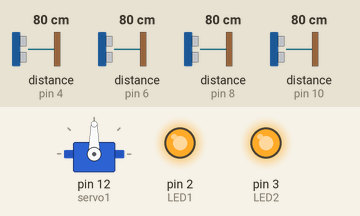
Simulated run of this sketch. Board: Arduino Uno, built with avr-gcc and run on an emulated ATmega328P. On the bench: servo, output pins drawn as LEDs (lit = HIGH). Wiring (inferred from the names in the program): 4 × ultrasonic range finder: trigger pin 5, echo pin 4 / trigger pin 7, echo pin 6 / trigger pin 9, echo pin 8 / trigger pin 11, echo pin 10. The inputs (shaded band) are chosen by the test bench; at power-on: distance to the obstacle (sensors on pin 4, pin 8, pin 10, pin 6) 80 cm. The echo pulse lasts 58.3 µs per cm; pins used as bus, display or sensor lines are not drawn.

Above: at 1.2 s.
1.3 s: distance to the obstacle (sensor on pin 4) set to 13 cm
3.0 s: distance to the obstacle (sensor on pin 4) set to 10 cm
At 3.9 s:
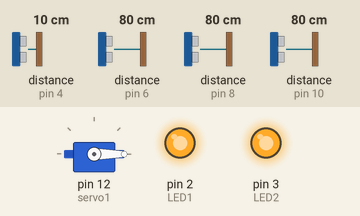
6.0 s: distance to the obstacle (sensor on pin 8) set to 13 cm
9.0 s: distance to the obstacle (sensor on pin 8) set to 10 cm
At 10.1 s:
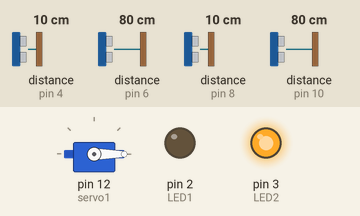
12.0 s: distance to the obstacle (sensor on pin 10) set to 13 cm
15.0 s: distance to the obstacle (sensor on pin 10) set to 10 cm
At 16.2 s:
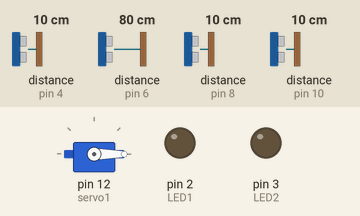
Timing chart, 0 to 19.0 s (numbered marks = the images above; inputs shaded):
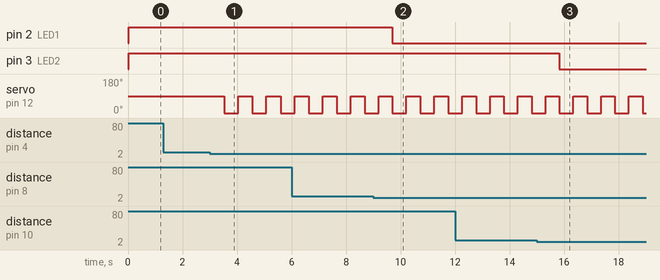

Measured:
- the behaviour switches between 12 and 11 cm on distance to the obstacle (sensor on pin 4) (found by bisection; images 0 and 1)
- the behaviour switches between 12 and 11 cm on distance to the obstacle (sensor on pin 8) (found by bisection; images 1 and 2)
- the behaviour switches between 12 and 11 cm on distance to the obstacle (sensor on pin 10) (found by bisection; images 2 and 3)
- after the input at 1.3 s, every drawn part: stays the same
- after the input at 3.0 s, servo on pin 12 (servo1): alternates 90° for 0.52 s and 0° for 0.52 s, starting after 0.53 s
- after the input at 9.0 s, pin 2 (LED1): HIGH → LOW after 0.70 s
- after the input at 15.0 s, pin 3 (LED2): HIGH → LOW after 0.83 s

The sketch:

gateCode.ino
```cpp
#include <Servo.h>
#define LED1 2
#define LED2 3
Servo servo1;

int gate=90,p1=0,p2=0;

//gate
int trigPin1 = 5;
int echoPin1 = 4;

int trigPin2 = 7;
int echoPin2 = 6;

//park 1
int trigPinP1 = 9;
int echoPinP1 = 8;

//park 2
int trigPinP2 = 11;
int echoPinP2 = 10;

long distance1;
long duration1;

long distance2;
long duration2;

long distanceP1;
long durationP1;

long distanceP2;
long durationP2;

void setup()
{
 servo1.attach(12);
 pinMode(LED1, OUTPUT);
 pinMode(LED2, OUTPUT);
 pinMode(trigPin1, OUTPUT);
 pinMode(echoPin1, INPUT);
 pinMode(trigPin2, OUTPUT);
 pinMode(echoPin2, INPUT);
 pinMode(trigPinP1, OUTPUT);
 pinMode(echoPinP1, INPUT);
 pinMode(trigPinP2, OUTPUT);
 pinMode(echoPinP2, INPUT);
}

void loop() {
  servo1.write(gate);
  OUT1();
  OUT2();
  Park1();
  Park2();

  if(distance1 <= 10){
    if(gate==0){
       gate=90;
    }
    else{
       gate=0;
    }
    delay(500);
  }

  if(distance2 <= 10){
    if(gate==0){
       gate=90;
    }
    else{
       gate=0;
    }
    delay(500);
  }

  if(distanceP1 <= 10){
    p1=1;
    digitalWrite(LED1, LOW);

  }
  else{
    p1=0;
    digitalWrite(LED1, HIGH);

  }

  if(distanceP2 <= 10){
    p2=1;
    digitalWrite(LED2, LOW);
  }
  else{
    p2=0;
    digitalWrite(LED2, HIGH);
  }

}

void OUT1(){
  digitalWrite(trigPin1, LOW);
  delayMicroseconds(2);
  digitalWrite(trigPin1, HIGH);
  delayMicroseconds(10);
  digitalWrite(trigPin1, LOW);
  duration1 = pulseIn(echoPin1, HIGH);
  distance1 = duration1*0.034/2;
  }

void OUT2(){
  digitalWrite(trigPin2, LOW);
  delayMicroseconds(2);
  digitalWrite(trigPin2, HIGH);
  delayMicroseconds(10);
  digitalWrite(trigPin2, LOW);
  duration2 = pulseIn(echoPin2, HIGH);
  distance2 = duration2*0.034/2;
  }

void Park1(){
  digitalWrite(trigPinP1, LOW);
  delayMicroseconds(2);
  digitalWrite(trigPinP1, HIGH);
  delayMicroseconds(10);
  digitalWrite(trigPinP1, LOW);
  durationP1 = pulseIn(echoPinP1, HIGH);
  distanceP1 = durationP1*0.034/2;
  }

void Park2(){
  digitalWrite(trigPinP2, LOW);
  delayMicroseconds(2);
  digitalWrite(trigPinP2, HIGH);
  delayMicroseconds(10);
  digitalWrite(trigPinP2, LOW);
  durationP2 = pulseIn(echoPinP2, HIGH);
  distanceP2 = durationP2*0.034/2;
  } 
```
